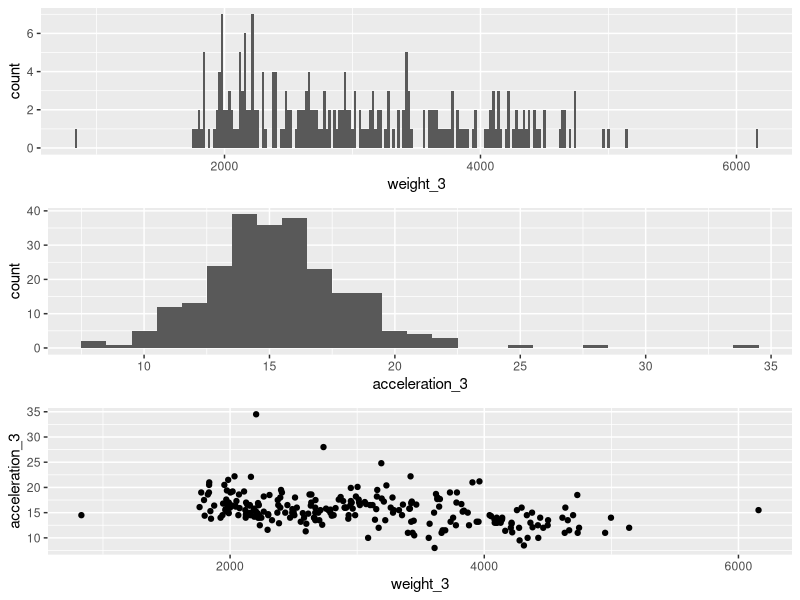
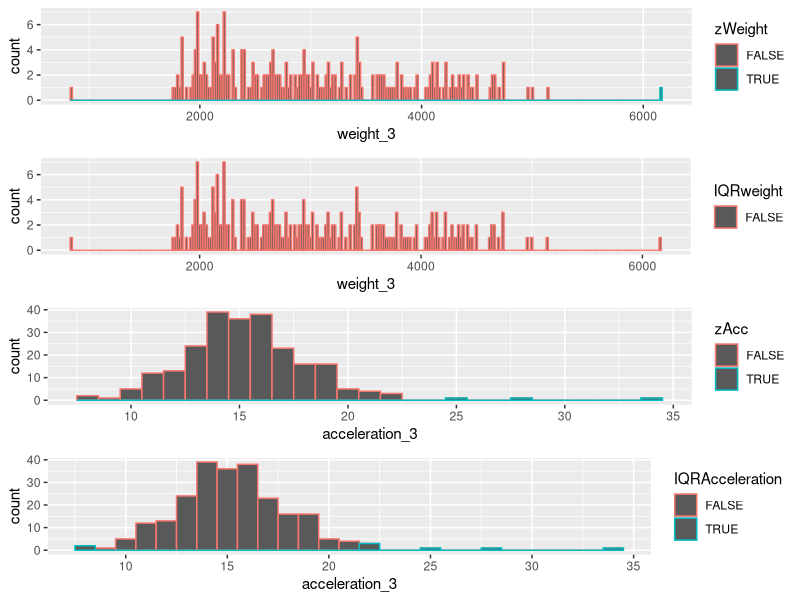

R code for these plots, in order:
## ---- chunk 1
library(tidyverse)
library(ggpubr)


## ---- chunk 2
## tworzymy obiekty zawierajace dane na temat danych
body_mass_index <- read_csv("body_mass_index.csv")
cars_acceleration <- read_csv("cars_acceleration.csv")

## ---- chunk 3


h1<-  ggplot(cars_acceleration,  aes(x=weight_3)) + 
  geom_histogram(binwidth=20)

h2<-  ggplot(cars_acceleration,  aes(x=acceleration_3)) + 
  geom_histogram(binwidth=1)

s1 <-  ggplot(cars_acceleration,  aes(x=weight_3, y = acceleration_3)) + 
  geom_point()


ggarrange(h1, h2, s1, nrow = 3)
## ---- chunk 4
iqrAcc<- IQR(cars_acceleration$acceleration_3)## liczymy interquantile range dla przyspieszenia
iqrWeight<- IQR(cars_acceleration$weight_3) ## liczymy interquantile range dla masy

lqAcc<- quantile(cars_acceleration$acceleration_3, 0.25) ##  0.25 quantile  dla przyśpieszenia
lqrmass<- quantile(cars_acceleration$weight_3, 0.25) ##  0.25r quantile  dla masy

uqAcc<- quantile(cars_acceleration$acceleration_3, 0.75) ##  0.75 quantile  dla przyśpieszenia
uqrmass<- quantile(cars_acceleration$weight_3, 0.75) ##  0.75r quantile  dla masy


sdAcc <- sd(cars_acceleration$acceleration_3) ## odchylenie standardowe dla przyspieszenia
sdmas <- sd(cars_acceleration$weight_3)## odchylenie standardowe dla masy

mAcc <- mean(cars_acceleration$acceleration_3)## średnia dla przyspieszenia
mmass <- mean(cars_acceleration$weight_3)## średnia dla masy

## funkcja oblicza z gdy dane sa odchylenie standardowe , średnia danej funkcji oraz wartość z tej dystrybucji, zwraca prawde gdy wartosc jest powyzej 3 lub poniżej -3
zScore <-function(sd,meann, value) {
 z<-((value- meann)/sd)
 return  (z>3 | z<(-3) )
}



## za pomoca funkcji mutate dodamy kolumny liczące czy dana wartość jest ponad 1.5 IQR  lub Z score poniżej lub poniżej 3 dpowiednio dla przyśpieszenia i masy
f <- cars_acceleration %>%  
  select(acceleration_3,weight_3 )  %>% ## wybieramy tylko te kolumny które nas interesują
  mutate(IQRAcceleration = (acceleration_3>(uqAcc+(1.5*iqrAcc) ) | acceleration_3<(lqAcc -(1.5 *iqrAcc ))))  %>% ## sprawdzamy czy pryśpieszenie jest ponad lub poniżej 25 centylem
  mutate(IQRweight = (weight_3>(uqrmass+(1.5*uqrmass) )  | weight_3<(lqrmass -(1.5 *iqrWeight )) ))%>%  ## sprawdzamy czy masa jest ponad lub poniżej 25 centylem
 add_column(zAcc = cars_acceleration$acceleration_3 %>% map(~zScore(sdAcc,mAcc, .x )) %>% flatten_lgl()  ) %>% ## sprawdzamy czy przyśpieszenie jest ponad lub 3 współczynniki Z
 add_column(zWeight =cars_acceleration$weight_3 %>%map( ~zScore(sdmas,mmass, .x) ) %>% flatten_lgl()  )   ## sprawdzamy czy masa jest ponad lub 3 współczynniki Z





hWZ<-  ggplot(f,  aes(x=weight_3, color =zWeight ) ) + 
  geom_histogram(binwidth=20)

hWIQR<-  ggplot(f,  aes(x=weight_3, color =IQRweight ) ) + 
  geom_histogram(binwidth=20)




hAccZ<-  ggplot(f,  aes(x=acceleration_3, color =zAcc ) ) + 
  geom_histogram(binwidth=1)

hAccIQR<-  ggplot(f,  aes(x=acceleration_3, color =IQRAcceleration ) ) + 
  geom_histogram(binwidth=1)


## 
ggarrange(hWZ, hWIQR, hAccZ,hAccIQR, nrow = 4)


## ---- chunk 5
meanWithOutliersAcc <- mean(cars_acceleration$acceleration_3 ) # średnia dla przyspieszenia z wartościami odstajacymi
meanWithOUTOutliersAcc <-f %>% filter(zAcc==FALSE) %>% .$acceleration_3 %>% mean() # średnia bez wartości odstajacych wg wspolczynnika Z

meanWithOutliersMass <- mean(cars_acceleration$weight_3 ) # średnia dla masy z wartościami odstajacymi
meanWithOUTOutliersMass <-f %>% filter(zAcc==FALSE) %>% .$weight_3 %>% mean() # średnia bez wartości odstajacych wg wspolczynnika Z


medianWithOutliersAcc <- median(cars_acceleration$acceleration_3 ) # mediana dla przyspieszenia z wartościami odstajacymi
medianWithOUTOutliersAcc <-f %>% filter(zAcc==FALSE) %>% .$acceleration_3 %>% median() # mediana  bez wartości odstajacych wg wspolczynnika Z

medianWithOutliersMass <- median(cars_acceleration$weight_3 ) # mediana  dla masy z wartościami odstajacymi
medianWithOUTOutliersMass <-f %>% filter(zAcc==FALSE) %>% .$weight_3 %>% median() # mediana  bez wartości odstajacych wg wspolczynnika Z



paste(
  "meanWithOutliersAcc ",toString(meanWithOutliersAcc),
  " meanWithOUTOutliersAcc ", toString(meanWithOUTOutliersAcc) ,
  "  meanWithOutliersMass  ", toString(meanWithOutliersMass),
  "  meanWithOUTOutliersMass  ", toString(meanWithOUTOutliersMass) ,
  " medianWithOutliersAcc ", toString(medianWithOutliersAcc),
  " medianWithOUTOutliersAcc  ", toString(medianWithOUTOutliersAcc),
  "  medianWithOutliersMass  " , toString(medianWithOutliersMass),
  "  medianWithOUTOutliersMass ", toString(medianWithOUTOutliersMass) )





## 
